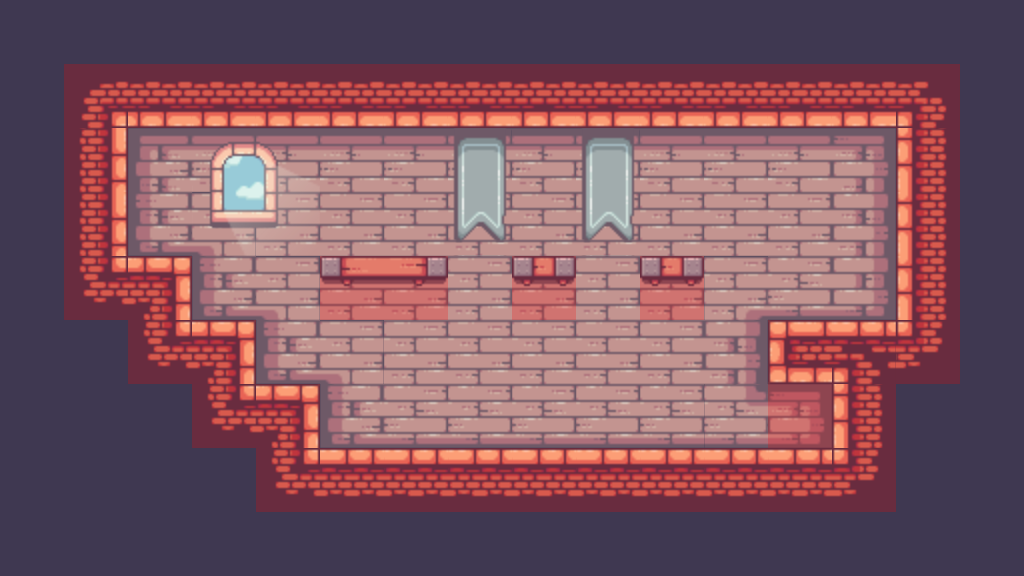

The image is a tile-based game level rendered from a .tmx file. Its description and complete source (layers, tilesets, objects, tile grids) follow:
An orthogonal 16x9 tile map with 64x64 px tiles, 4 tile layers (Background, Tiles, Decorations, Collisions), 3 tilesets and 2 objects.

<map version="1.10" tiledversion="1.10.2" orientation="orthogonal" renderorder="right-down" width="16" height="9" tilewidth="64" tileheight="64" infinite="0" nextlayerid="6" nextobjectid="15">
 <editorsettings>
  <export target="../EEE.js" format="js" />
 </editorsettings>
 <tileset firstgid="1" source="../tilesets/Main.tsx" />
 <tileset firstgid="248" source="../tilesets/Misc.tsx" />
 <tileset firstgid="251" source="../tilesets/Decorations.tsx" />
 <layer id="1" name="Background" width="16" height="9">
  <data encoding="csv">
41,41,41,41,41,41,41,41,41,41,41,41,41,41,41,41,
41,41,41,41,41,41,41,41,41,41,41,41,41,41,41,41,
41,41,41,41,41,41,41,41,41,41,41,41,41,41,41,41,
41,41,41,41,41,41,41,41,41,41,41,41,41,41,41,41,
41,41,41,41,41,41,41,41,41,41,41,41,41,41,41,41,
41,41,41,41,41,41,41,41,41,41,41,41,41,41,41,41,
41,41,41,41,41,41,41,41,41,41,41,41,41,41,41,41,
41,41,41,41,41,41,41,41,41,41,41,41,41,41,41,41,
41,41,41,41,41,41,41,41,41,41,41,41,41,41,41,41
</data>
 </layer>
 <layer id="2" name="Tiles" width="16" height="9">
  <data encoding="csv">
0,0,0,0,0,0,0,0,0,0,0,0,0,0,0,0,
0,27,60,60,60,60,60,60,60,60,60,60,60,60,28,0,
0,42,135,136,136,136,136,136,136,136,136,136,136,137,40,0,
0,42,173,142,155,155,155,155,155,155,155,155,155,156,40,0,
0,46,23,173,142,155,155,155,155,155,155,141,174,175,40,0,
0,0,46,23,173,142,155,155,155,155,155,156,97,85,47,0,
0,0,0,46,23,173,174,174,174,174,174,217,213,40,0,0,
0,0,0,0,46,22,22,22,22,22,22,22,22,47,0,0,
0,0,0,0,0,0,0,0,0,0,0,0,0,0,0,0
</data>
 </layer>
 <layer id="4" name="Decorations" width="16" height="9">
  <data encoding="csv">
0,0,0,0,0,0,0,0,0,0,0,0,0,0,0,0,
0,0,0,0,0,0,0,0,0,0,0,0,0,0,0,0,
0,0,0,276,277,0,0,259,0,259,0,0,0,0,0,0,
0,0,0,283,284,0,0,273,0,273,0,0,0,0,0,0,
0,0,0,0,0,267,269,0,270,0,270,0,0,0,0,0,
0,0,0,0,0,0,0,0,0,0,0,0,0,0,0,0,
0,0,0,0,0,0,0,0,0,0,0,0,0,0,0,0,
0,0,0,0,0,0,0,0,0,0,0,0,0,0,0,0,
0,0,0,0,0,0,0,0,0,0,0,0,0,0,0,0
</data>
 </layer>
 <objectgroup id="3" name="Misc">
  <object id="12" gid="248" x="781.384" y="317.489" width="92" height="112" />
  <object id="13" gid="249" x="767.458" y="446.16" width="44" height="32" />
 </objectgroup>
 <layer id="5" name="Collisions" width="16" height="9" opacity="0.22">
  <data encoding="csv">
0,0,0,0,0,0,0,0,0,0,0,0,0,0,0,0,
0,250,250,250,250,250,250,250,250,250,250,250,250,250,250,0,
0,250,0,0,0,0,0,0,0,0,0,0,0,0,250,0,
0,250,0,0,0,0,0,0,0,0,0,0,0,0,250,0,
0,250,250,0,0,250,250,0,250,0,250,0,0,0,250,0,
0,0,250,250,0,0,0,0,0,0,0,0,250,250,250,0,
0,0,0,250,250,0,0,0,0,0,0,0,250,250,0,0,
0,0,0,0,250,250,250,250,250,250,250,250,250,250,0,0,
0,0,0,0,0,0,0,0,0,0,0,0,0,0,0,0
</data>
 </layer>
</map>
